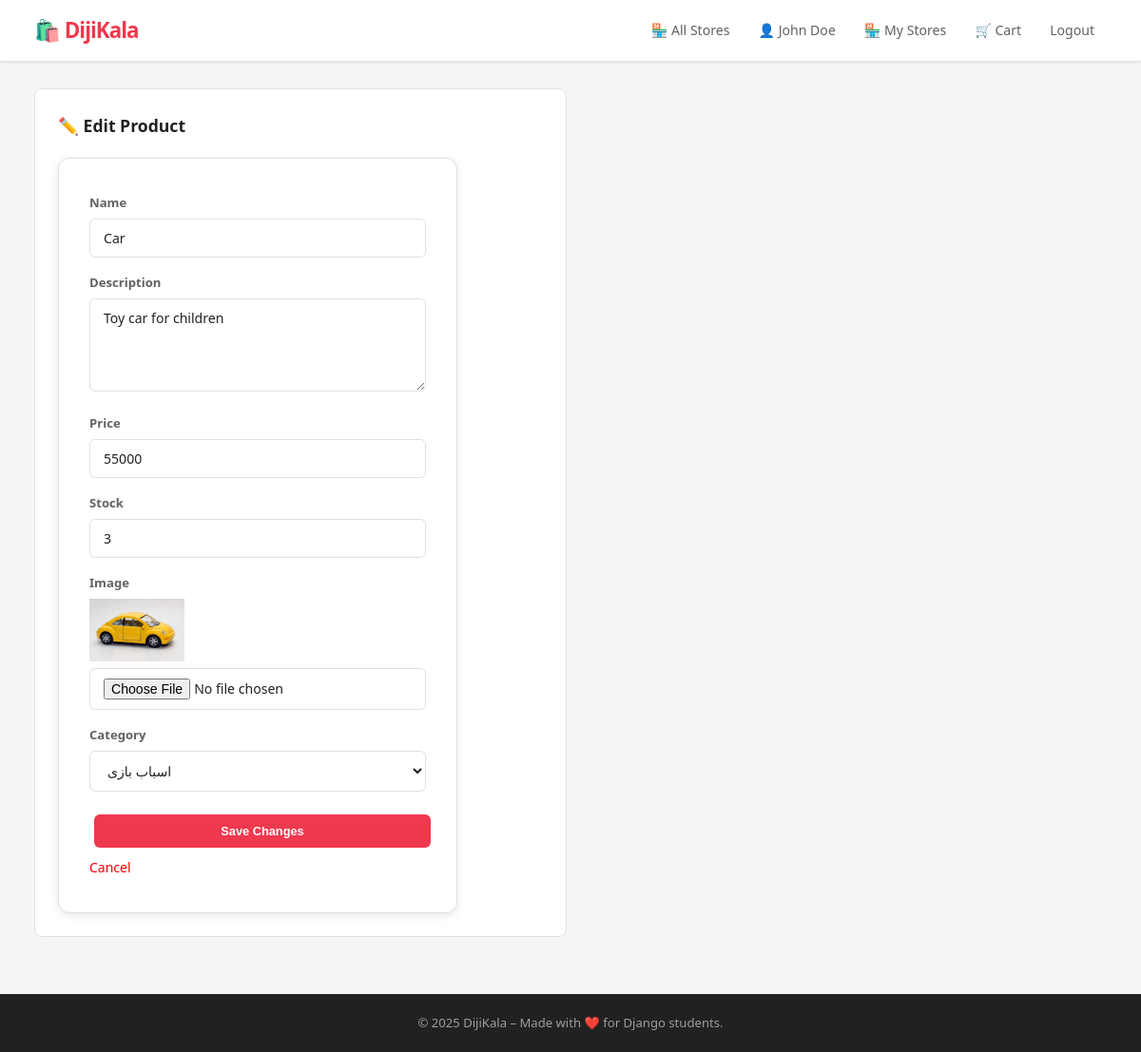
Screenshot of /stores/seller/product/4/edit/ (signed in) with the database file from the repository.
### accounts/models.py (models this page shows)
class User(AbstractBaseUser, PermissionsMixin):
        phone = models.CharField(max_length=15, unique=True, verbose_name="Phone Number")
        first_name = models.CharField(max_length=100,verbose_name="First Name")
        last_name = models.CharField(max_length=100,verbose_name="Last Name")
        is_active = models.BooleanField(default=True)
        is_staff = models.BooleanField(default=False)
        is_seller = models.BooleanField(default=False)
        created_at = models.DateTimeField(auto_now_add=True)
        updated_at = models.DateTimeField(auto_now=True)
        objects = CustomUserManager()
        USERNAME_FIELD = 'phone'
        REQUIRED_FIELDS = ['first_name','last_name']
        def __str__(self):
            return f"{self.first_name} {self.last_name}"

### stores/models.py (models this page shows, shortened)
class Product(models.Model):
    category = models.ForeignKey(Category, on_delete=models.SET_NULL, null=True, blank=True, related_name='products')  # ← اضافه کن
    name = models.CharField(max_length=200,verbose_name="Name")
    price = models.DecimalField(max_digits=10,decimal_places=0,verbose_name="Price")
    description = models.TextField(blank=True, null=True,verbose_name="Descriptions")
    image = models.ImageField( upload_to="stores/images/",verbose_name="Image")
    store = models.ForeignKey(Store,on_delete=models.CASCADE,related_name="products")
    created_at = models.DateTimeField(auto_now_add=True)
    stock = models.PositiveIntegerField(default=0, verbose_name="Stock")
    is_active = models.BooleanField(default=True, verbose_name="Active")
    class Meta:
        verbose_name = "Product"
        verbose_name_plural = "Products"
        ordering = ["-created_at"]

### stores/views.py (the view)
# urls.py: path('seller/product/<int:product_id>/edit/', edit_product, name='edit_product'),
@login_required
def edit_product(request, product_id):
    product = get_object_or_404(Product, id=product_id)
    if product.store.owner != request.user:
        raise PermissionDenied
    form = AddProductForm(request.POST or None, request.FILES or None, instance=product)
    if form.is_valid():
        form.save()
        messages.success(request, 'Product updated.')
        return redirect('manage_store', pk=product.store.pk)
    return render(request, 'stores/edit_product.html', {
        'form': form,
        'product': product,
    })

### stores/forms.py (shortened to what this page needs)
class AddProductForm(forms.ModelForm):
    class Meta:
        model = Product
        fields = ['name', 'description', 'price', 'stock', 'image', 'category']
        widgets = {
            'name': forms.TextInput(attrs={'class': 'form-control'}),
            'description': forms.Textarea(attrs={'class': 'form-control', 'rows': 4}),
            'price': forms.NumberInput(attrs={'class': 'form-control'}),
            'stock': forms.NumberInput(attrs={'class': 'form-control'}),
            'image': forms.FileInput(attrs={'class': 'form-control'}),
            'category': forms.Select(attrs={'class': 'form-control'}),
        }

### stores/models.py (called while the page is built)
    def __str__(self):
        return self.name

### templates/stores/edit_product.html (shortened to what this page needs)
{% extends 'base/base.html' %}
{% block content %}
<div class="form-container">
    <h2>✏️ Edit Product</h2>
    <form method="post" enctype="multipart/form-data" class="auth-form">
        <div class="form-group">
            <label>Name</label>
            {{ form.name }}
        </div>
        <div class="form-group">
            <label>Description</label>
            {{ form.description }}
        </div>
        <div class="form-group">
            <label>Price</label>
            {{ form.price }}
        </div>
        <div class="form-group">
            <label>Stock</label>
            {{ form.stock }}
        </div>
        <div class="form-group">
            <label>Image</label>
            {% if product.image %}
                <img src="{{ product.image.url }}" alt="{{ product.name }}" width="100">
            {% endif %}
            {{ form.image }}
        </div>
        <div class="form-group">
            <label>Category</label>
            {{ form.category }}
        </div>
        <button type="submit" class="btn">Save Changes</button>
        <a href="{% url 'manage_store' product.store.pk %}" class="btn-link" style="text-decoration: none; color: red;">Cancel</a>
    </form>
</div>
{% endblock %}

### templates/base/base.html (shortened to what this page needs)
{% load static %}
<!DOCTYPE html>
<html lang="en">
<head>
    <link rel="stylesheet" href="{% static 'css/style.css' %}">
</head>
<body>
    <nav class="navbar">
        <div class="container">
            <div class="nav-left">
                <a href="/" class="logo">🛍️ DijiKala</a>
            </div>
            <div class="nav-right">
                <a href="{% url 'stores_list' %}">🏪 All Stores</a>
                {% if user.is_authenticated %}
                    <a href="{% url 'customer_panel' %}">👤 {{ user }}</a>
                    {% if user.is_seller %}
                        <a href="{% url 'seller_panel' %}">🏪 My Stores</a>
                    {% endif %}
                    <a href="{% url 'cart' %}">🛒 Cart</a>
                    <form method="post" action="{% url 'logout' %}" style="display:inline;">
                        <button type="submit" class="btn-link">Logout</button>
                    </form>
                {% else %}
                    <a href="{% url 'login' %}">Login</a>
                    <a href="{% url 'signup' %}">Sign Up</a>
                {% endif %}
            </div>
        </div>
    </nav>
    <main class="container">
        {% block content %}
        {% endblock %}
    </main>
    <footer class="footer">
        <p>© 2025 DijiKala – Made with ❤️ for Django students.</p>
    </footer>
</body>
</html>

### static/css/style.css (style rules this page uses)
*, *::before, *::after { margin: 0; padding: 0; box-sizing: border-box; }
:root { --red: #EF394E; --red-dark: #D4102A; --red-light: #FFF0F2; --red-mid: #FFD6DB; --orange: #FF6B00; --orange-light: #FFF3E8; --gray-50: #F5F5F5; --gray-100: #EEEEEE; --gray-200: #E0E0E0; --gray-400: #9E9E9E; --gray-600: #616161; --gray-800: #212121; --white: #FFFFFF; --radius-sm: 6px; --radius: 8px; --radius-lg: 12px; --shadow-sm: 0 1px 4px rgba(0,0,0,0.08); --shadow-md: 0 2px 10px rgba(0,0,0,0.1); --t: 0.15s ease; }
body { background: var(--gray-50); color: var(--gray-800); font-family: 'IRANSans', 'Segoe UI', Tahoma, system-ui, sans-serif; font-size: 14px; line-height: 1.6; min-height: 100vh; display: flex; flex-direction: column; }
.navbar { background: var(--white); border-bottom: 1px solid var(--gray-200); position: sticky; top: 0; z-index: 200; box-shadow: var(--shadow-sm); }
.navbar .container { height: 64px; }
.logo { font-weight: 900; font-size: 1.4rem; color: var(--red); text-decoration: none; letter-spacing: -1px; }
.nav-right { display: flex; align-items: center; gap: 4px; }
.nav-right a { text-decoration: none; color: var(--gray-600); font-weight: 500; font-size: 0.88rem; padding: 7px 13px; border-radius: var(--radius-sm); transition: background var(--t), color var(--t); white-space: nowrap; }
.nav-right form button.btn-link { background: none; border: none; color: var(--gray-600); font-weight: 500; font-size: 0.88rem; padding: 7px 13px; border-radius: var(--radius-sm); cursor: pointer; transition: background var(--t), color var(--t); font-family: inherit; }
.container { width: 94%; max-width: 1200px; margin: 0 auto; display: flex; justify-content: space-between; align-items: center; }
main.container { display: block; padding: 28px 0 60px; flex: 1; }
.btn { display: inline-flex; align-items: center; justify-content: center; gap: 6px; margin:10px 5px 10px 5px; background: var(--red); color: var(--white); padding: 10px 10px !important; border: none; border-radius: var(--radius-sm); cursor: pointer; text-decoration: none; font-size: 0.8rem !important; font-weight: 600; transition: background var(--t), transform var(--t); white-space: nowrap; }
.auth-form { background: var(--white); padding: 36px 32px; border-radius: var(--radius-lg); box-shadow: var(--shadow-md); width: 100%; max-width: 420px; border: 1px solid var(--gray-200); }
.form-group { margin-bottom: 16px; }
.form-group label { display: block; font-size: 0.82rem; font-weight: 600; color: var(--gray-600); margin-bottom: 6px; }
.form-group input, .form-group textarea, .form-group select, .auth-form input, .auth-form textarea, .auth-form select { width: 100%; padding: 10px 14px; border: 1.5px solid var(--gray-200); border-radius: var(--radius-sm); font-size: 0.88rem; font-family: inherit; background: var(--white); color: var(--gray-800); transition: border-color var(--t); outline: none; }
.auth-form .btn { width: 100%; padding: 11px; font-size: 0.92rem; margin-top: 8px; }
.form-container { background: var(--white); border-radius: var(--radius); border: 1px solid var(--gray-200); padding: 24px; max-width: 560px; }
.form-container h2 { font-size: 1.1rem; font-weight: 700; margin-bottom: 20px; }
.footer { background: var(--gray-800); color: var(--gray-400); text-align: center; padding: 20px; font-size: 0.82rem; margin-top: auto; }

### rows the page displays
User: first_name+last_name "John Doe"
Product: name "Car", description "Toy car for children", price "55000", stock "3", image (picture), category "اسباب بازی"
